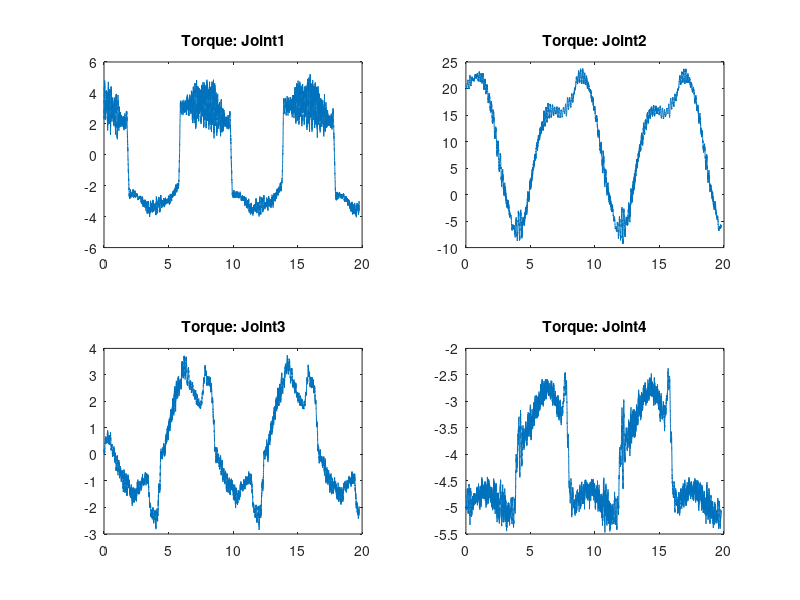
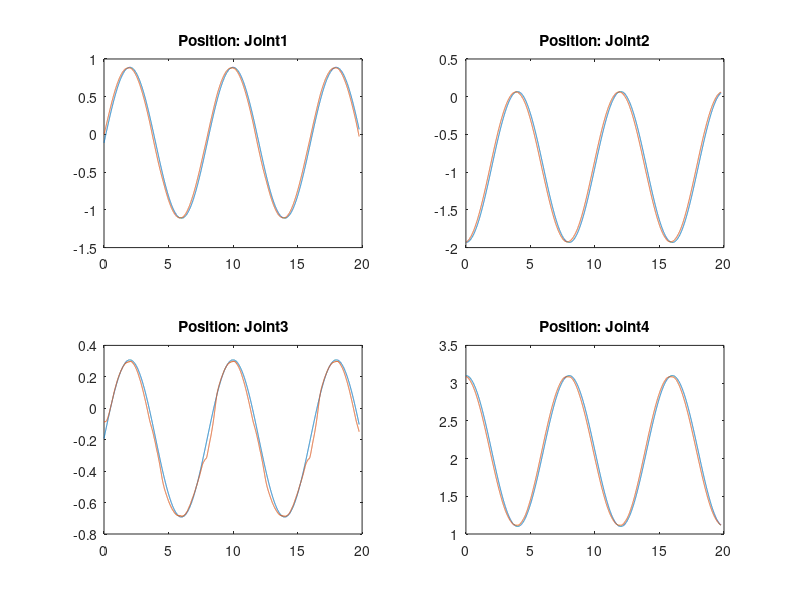
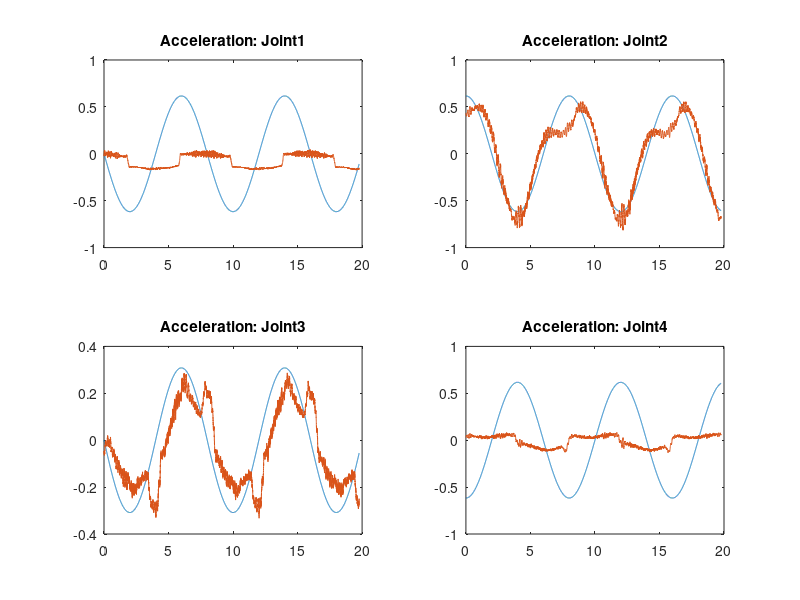

Source code (MATLAB) for these figures, in order:
clear, close all
load backPk
load backUk
Uk = Uk(1000:length(Uk),:)';
Pk = Pk(1000:length(Pk),:)';
Ts=0.002;
Tf = length(Uk)*Ts;
t_d=0:Ts:Tf-Ts;
n1 = length(t_d);
posd = [-0.1106+sin((pi/4)*t_d);
    -0.932+sin((pi/4)*t_d-pi/2);
    -0.1920+0.5*sin((pi/4)*t_d);
    2.1+sin((pi/4)*t_d+pi/2)];   

posd=[posd;0.2407*ones(1,n1);0.00681*ones(1,n1);-0.1180*ones(1,n1)];

veld= [(pi/4)*cos((pi/4)*t_d);
    (pi/4)*cos((pi/4)*t_d-pi/2);
    0.5*(pi/4)*cos((pi/4)*t_d);
    (pi/4)*cos((pi/4)*t_d+pi/2)];
n1 = length(t_d);
veld=[veld;zeros(3,n1)];
yd = posd;

accd = [-((pi/4)^2)*sin((pi/4)*t_d);
     -((pi/4)^2)*sin((pi/4)*t_d-pi/2);
     -0.5*((pi/4)^2)*sin((pi/4)*t_d);
     -((pi/4)^2)*sin((pi/4)*t_d+pi/2);
    zeros(3,n1)];

for j = 1:4
    p(j,:) = polyfit(Uk(j,:),accd(j,:),1);
    acc(j,:) = p(j,1)*Uk(j,:) + p(j,2);
end
figure
for j = 1:4
    subplot(2,2,j),plot(t_d(1:length(Uk)),Uk(j,:))
    title(['Torque: Joint',num2str(j)])
end
figure
for j = 1:4
    subplot(2,2,j),plot(t_d,yd(j,:),t_d,Pk(j,1:n1))
    title(['Position: Joint',num2str(j)])
end

figure
for j = 1:4
    subplot(2,2,j),plot(t_d,accd(j,:),t_d(1:length(Uk)),acc(j,:))
    title(['Acceleration: Joint',num2str(j)])
end

